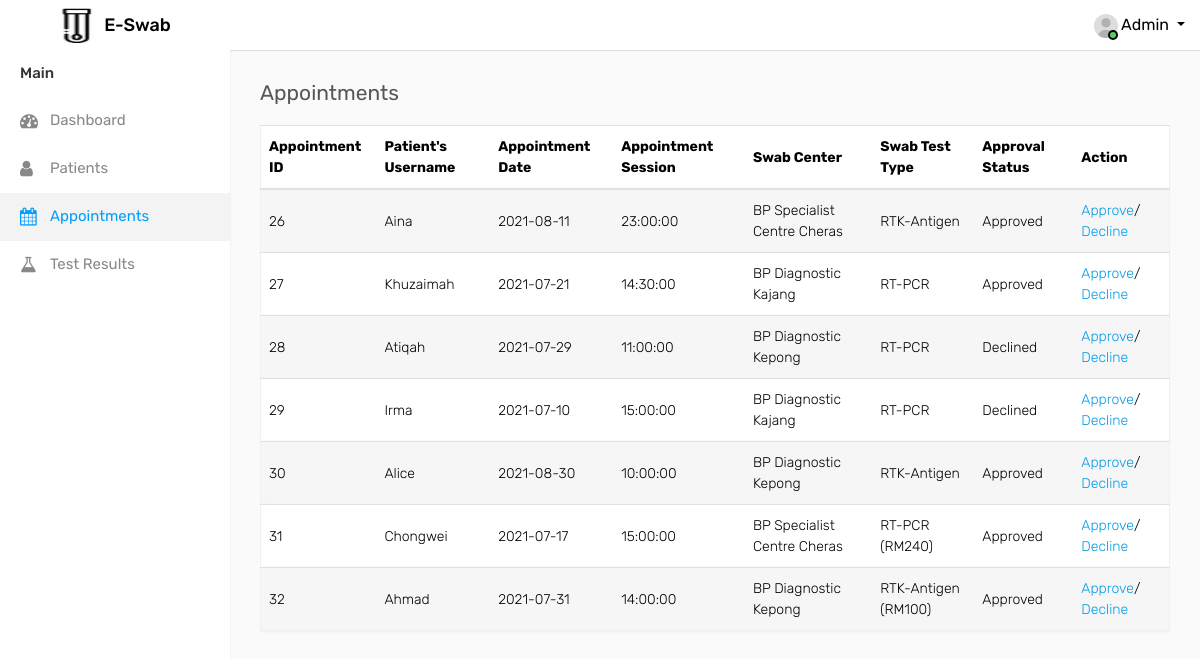
/HospitalStaff/appointments.php, run on the app's committed database.
### tables this page shows
CREATE TABLE `appointment` (
  `id` int(11) NOT NULL,
  `username` varchar(20) NOT NULL,
  `swabCentre` varchar(100) DEFAULT NULL,
  `swabTest` varchar(100) DEFAULT NULL,
  `date` date DEFAULT current_timestamp(),
  `time` time DEFAULT current_timestamp(),
  `statusApproval` int(10) NOT NULL DEFAULT 0,
  `patientStatus` int(10) NOT NULL DEFAULT 0
);

### HospitalStaff/appointments.php (the view, shortened to what this page needs)
<?php
include 'assets/includes/connect.php';
?>
<!DOCTYPE html>
<html lang="en">
<head>
    <link rel="stylesheet" type="text/css" href="assets/css/bootstrap.min.css">
    <link rel="stylesheet" type="text/css" href="assets/css/font-awesome.min.css">
    <link rel="stylesheet" type="text/css" href="assets/css/select2.min.css">
    <link rel="stylesheet" type="text/css" href="assets/css/style.css">
</head>
<body>
    <div class="main-wrapper">
    <div class="header">
        <div class="header-left">
            <a class="logo">
                <img src="assets/img/logo-small.png" width="35" height="35" alt=""> <span>E-Swab</span>
            </a>
        </div>
        <ul class="nav user-menu float-right">
            <li class="nav-item dropdown has-arrow">
                <a href="#" class="dropdown-toggle nav-link user-link" data-toggle="dropdown">
                    <span class="user-img">
                        <img class="rounded-circle" src="assets/img/user.jpg" width="24" alt="Admin">
                        <span class="status online"></span>
                    </span>
                    <span>Admin</span>
                </a>
            </li>
        </ul>
    </div>
    <div class="sidebar" id="sidebar">
            <div class="sidebar-inner slimscroll">
                <div id="sidebar-menu" class="sidebar-menu">
                    <ul>
                        <li class="menu-title">Main</li>
                        <li >
                            <a href="dashboard-admin.php"><i class="fa fa-dashboard"></i> <span>Dashboard</span></a>
                        </li>
                        <li >
                            <a href="patients.php"><i class="fa fa-user"></i> <span>Patients</span></a>
                        </li>
                        <li class="active">
                            <a href="appointments.php"><i class="fa fa-calendar"></i> <span>Appointments</span></a>
                        </li>
                        <li>
                            <a href="results.php"><i class="fa fa-flask"></i> <span>Test Results</span></a>
                        </li>
                    </ul>
                </div>
            </div>
        </div>
        <div class="page-wrapper">
            <div class="content">
                <div class="row">
                    <div class="col-sm-4 col-3">
                        <h4 class="page-title">Appointments</h4>
                    </div>
                </div>
				<div class="row">
					<div class="col-md-12">
						<div class="table-responsive">
							<table class="table table-striped custom-table">
								<thead>
									<tr>
										<th>Appointment ID</th>
										<th>Patient's Username</th>
										<th>Appointment Date</th>
										<th>Appointment Session</th>
                                        <th>Swab Center</th>
                                        <th>Swab Test Type</th>
										<th>Approval Status</th>
										<th>Action</th>
									</tr>
								</thead>
								<tbody>
                                <?php
                                    $sql = "SELECT id, username, date, time, swabCentre, swabTest, statusApproval from appointment";
                                    $result = $data->query($sql);
                                   if($result->num_rows > 0){
                                        while($row = $result->fetch_assoc()){
                                            echo "<tr><td>".$row["id"]."</td><td>".$row["username"]."</td><td>".$row["date"]."</td><td>".$row["time"]."</td><td>"
                                            .$row["swabCentre"]."</td><td>".$row["swabTest"]."</td>";
											if ($row["statusApproval"] == 1)
											{
												echo "<td> Approved </td>";
											}
											if ($row["statusApproval"] == 2)
											{
												echo "<td> Declined </td>";
											}
											echo '<td><a href="appointments.php?action=approve&id='.$row["id"].'">Approve</a>/
                                            <a onclick="return decline()" href="appointments.php?action=decline&id='.$row["id"].'">Decline</a></td></tr>';
                                        }
                                    }
                                    ?>
								</tbody>
							</table>
						</div>
					</div>
                </div>
            </div>
		</div>
    </div>
</body>
</html>

### data on the page
appointment: id "26", username "Aina", date "2021-08-11", time "23:00:00", swabCentre "BP Specialist Centre Cheras", swabTest "RTK-Antigen", statusApproval "Approved"
appointment: id "27", username "Khuzaimah", date "2021-07-21", time "14:30:00", swabCentre "BP Diagnostic Kajang", swabTest "RT-PCR", statusApproval "Approved"
appointment: id "28", username "Atiqah", date "2021-07-29", time "11:00:00", swabCentre "BP Diagnostic Kepong", swabTest "RT-PCR", statusApproval "Declined"
appointment: id "29", username "Irma", date "2021-07-10", time "15:00:00", swabCentre "BP Diagnostic Kajang", swabTest "RT-PCR", statusApproval "Declined"
appointment: id "30", username "Alice", date "2021-08-30", time "10:00:00", swabCentre "BP Diagnostic Kepong", swabTest "RTK-Antigen", statusApproval "Approved"
appointment: id "31", username "Chongwei", date "2021-07-17", time "15:00:00", swabCentre "BP Specialist Centre Cheras", swabTest "RT-PCR (RM240)", statusApproval "Approved"
appointment: id "32", username "Ahmad", date "2021-07-31", time "14:00:00", swabCentre "BP Diagnostic Kepong", swabTest "RTK-Antigen (RM100)", statusApproval "Approved"
